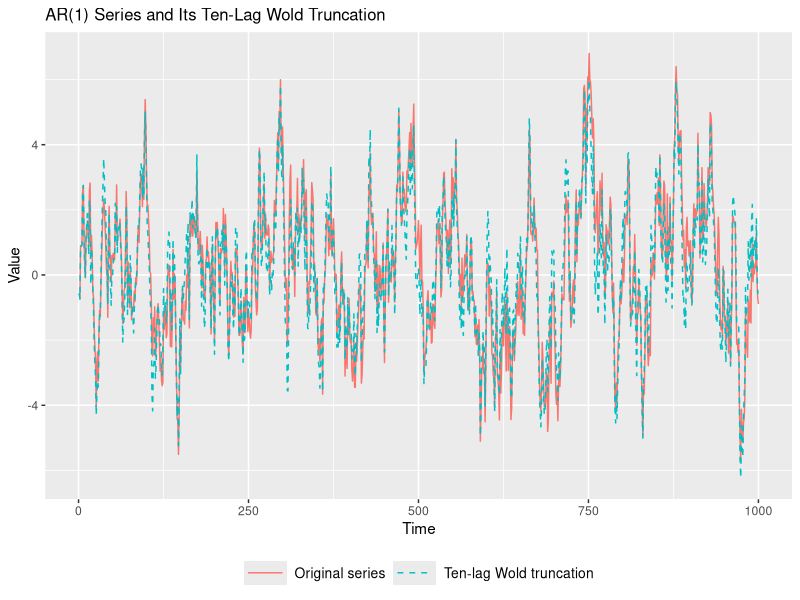

Generate this figure with R:
#========================================
# (Optional) Set working directory to script location
#========================================
if (requireNamespace("rstudioapi", quietly = TRUE) && rstudioapi::isAvailable()) {
  setwd(dirname(rstudioapi::getActiveDocumentContext()$path))
}

#========================================
# Load required package
#========================================
# install.packages("ggplot2")
library(ggplot2)

#========================================
# Simulate a stationary AR(1) process
#========================================
set.seed(123)           # For reproducibility

n   <- 1000             # Number of observations
phi <- 0.9              # AR(1) coefficient

epsilon <- rnorm(n)     # White noise innovations
Y       <- numeric(n)   # Preallocate the series

# Initialize and generate the AR(1) recursion
Y[1] <- epsilon[1]
for (t in 2:n) {
  Y[t] <- phi * Y[t - 1] + epsilon[t]
}

#========================================
# Construct the ten-lag Wold truncation directly
#========================================
J <- 10
wold_approx <- numeric(n)
for (t in 1:n) {
  lags <- 0:min(J, t - 1)
  wold_approx[t] <- sum(phi^lags * epsilon[t - lags])
}

#========================================
# Prepare data for plotting
#========================================
df_wold <- data.frame(
  Time    = 1:n,
  Original = as.numeric(Y),
  Truncated = wold_approx
)

#========================================
# Plot: Original AR(1) vs ten-lag Wold truncation
#========================================
p_wold <- ggplot(df_wold, aes(x = Time)) +
  geom_line(aes(y = Original, colour = "Original series",
                linetype = "Original series")) +
  geom_line(aes(y = Truncated, colour = "Ten-lag Wold truncation",
                linetype = "Ten-lag Wold truncation")) +
  scale_linetype_manual(values = c("Original series" = "solid",
                                   "Ten-lag Wold truncation" = "dashed")) +
  labs(
    title = "AR(1) Series and Its Ten-Lag Wold Truncation",
    x     = "Time",
    y     = "Value",
    colour = NULL,
    linetype = NULL
  ) +
  guides(
    colour = guide_legend(nrow = 1),
    linetype = guide_legend(nrow = 1)
  ) +
  theme(
    legend.position = "bottom",
    legend.direction = "horizontal",
    legend.key.width = grid::unit(1.1, "cm"),
    legend.text = element_text(size = 10),
    plot.title = element_text(size = 12)
  )

# Save the figure
ggsave(filename = "Wold_decomposition.png", plot = p_wold, width = 6, height = 4, dpi = 300)
